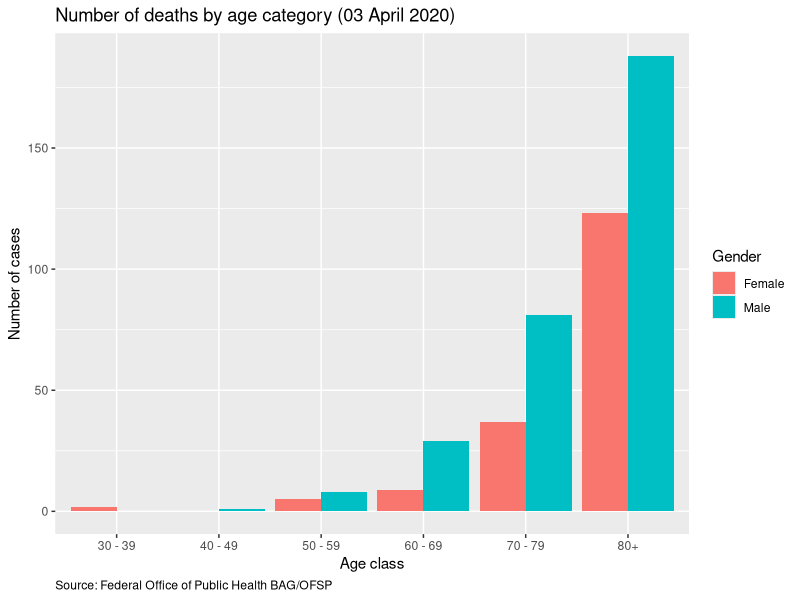
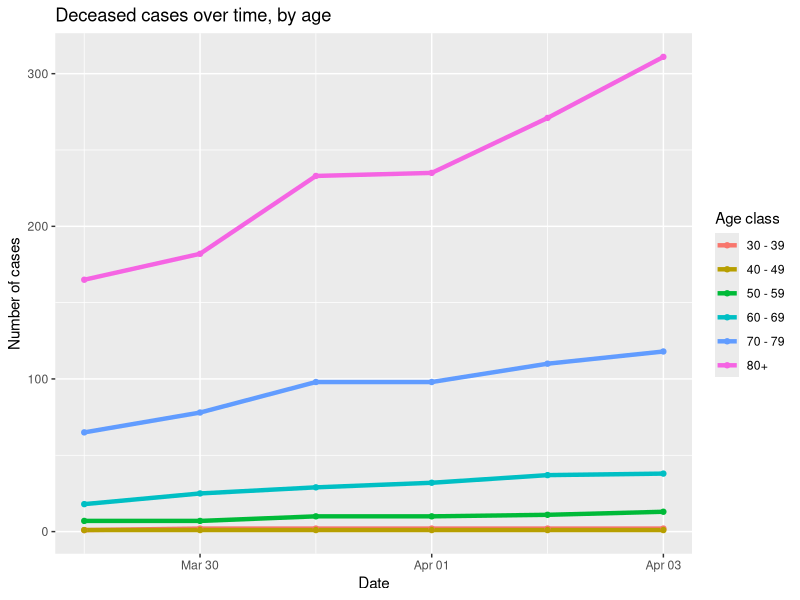
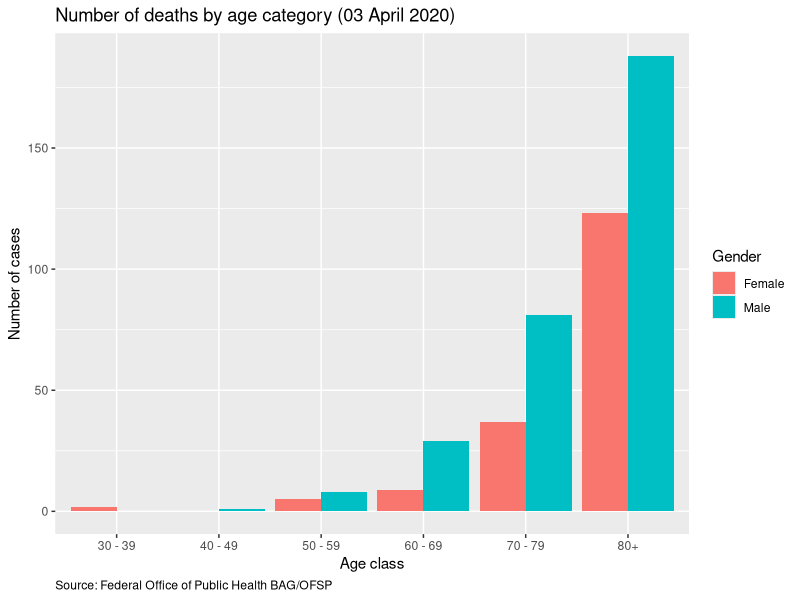
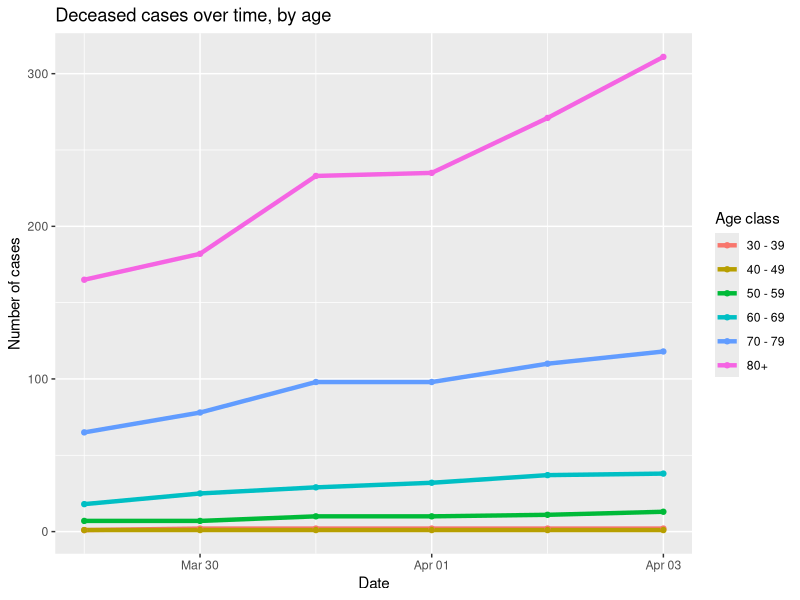

Source code (R) for these figures, in order:
library(tidyverse)     

################################
#'## Read doc
################################

dat_deceased_age <- read_csv("data_final/sheet_5_deceased_by_age.csv")

################################
#'## Barplot by age and gender
################################

## long version
dat_deceased_age_l <- dat_deceased_age %>% 
  gather(category, n_cases, ends_with("deceased")) %>% 
  mutate(category = str_remove(category, "_deceased") %>% 
           str_to_title()) 

last_date <- max(dat_deceased_age_l$date) %>% 
  format("%d %B %Y")

## plot
pl_age <- dat_deceased_age_l %>% 
  filter(category!="Total")%>% 
  filter(date == max(date)) %>% 
  rename(Gender=category) %>% 
  ggplot(aes(x = age_class, y = n_cases, fill=Gender)) + 
  geom_col(position = "dodge") +
  ggtitle(paste0("Number of deaths by age category (", last_date, ")")) +
  xlab("Age class") + ylab("Number of cases") +
  labs(caption = "Source: Federal Office of Public Health BAG/OFSP") +
  theme(plot.caption = element_text(hjust = 0))

pl_age

################################
#'## Evolution
################################

pl_time_age <- dat_deceased_age_l %>% 
  filter(category=="Total") %>% 
  ggplot(aes(x = date, y = n_cases, color=age_class)) + 
  geom_line(lwd=1.5) +
  geom_point() +
  xlab("Date") + ylab("Number of cases") +
  labs(color = "Age class") +
  ggtitle("Deceased cases over time, by age")

pl_time_age

################################
#'## Export
################################

ggsave(pl_age, filename="output/figures/deaths_by_age.png", width = 8, height = 6)
ggsave(pl_time_age, filename="output/figures/deaths_over_time_by_age.png", width = 8, height = 6)
